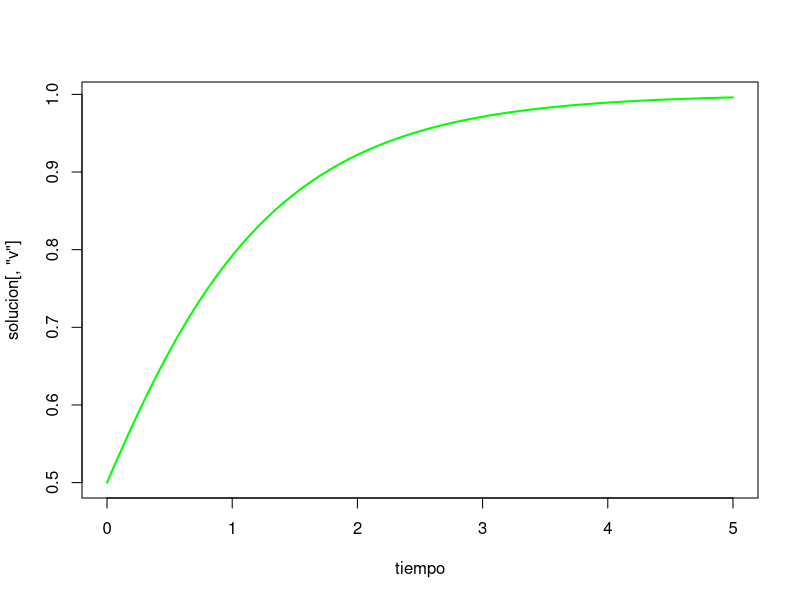
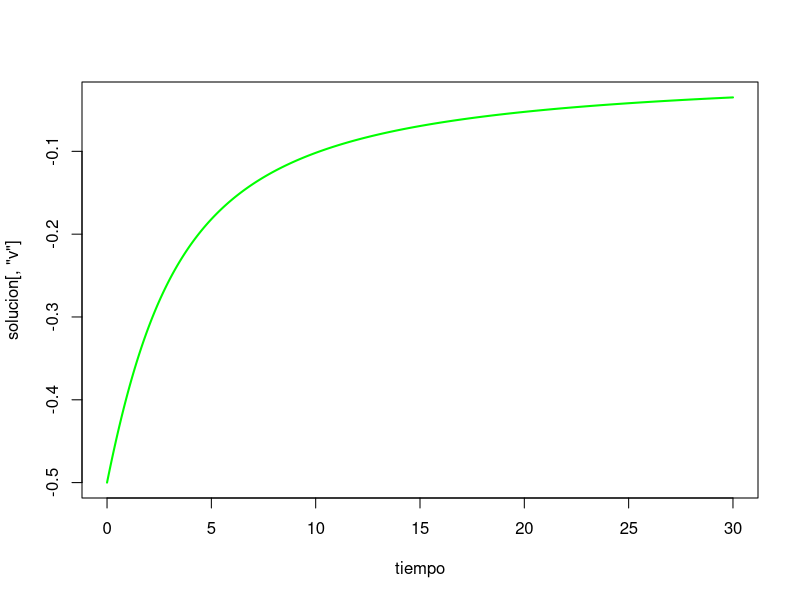
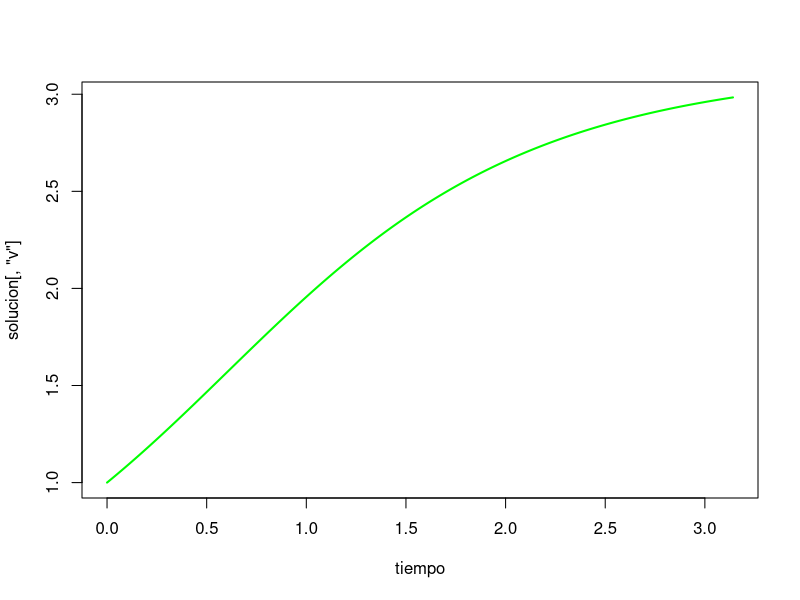

Write R code to recreate these figures, in order.
library(deSolve)
yini=c(v=0.5)#vector de condiciones iniciales
movimiento=function(t,y,parms){
  with(as.list(y),{
    dv=v*(1-v)*(2-v)
    list(c(dv))})}
tiempo=seq(0,5,0.001)
solucion=ode(y=yini,times=tiempo,func=movimiento,parms=NULL)
#plot(solucion)
plot(tiempo,solucion[,'v'],type='l',col='green',lwd='2')

library(deSolve)
yini=c(v=-0.5)#vector de condiciones iniciales
movimiento=function(t,y,parms){
  with(as.list(y),{
    dv=(v^2)*(1+v)
    list(c(dv))})}
tiempo=seq(0,30,0.01)
solucion=ode(y=yini,times=tiempo,func=movimiento,parms=NULL)
#plot(solucion)
plot(tiempo,solucion[,'v'],type='l',col='green',lwd='2')

library(deSolve)
yini=c(v=1)#vector de condiciones iniciales
movimiento=function(t,y,parms){
  with(as.list(y),{
    dv=sin(v)
    list(c(dv))})}
tiempo=seq(0,pi,0.001)
solucion=ode(y=yini,times=tiempo,func=movimiento,parms=NULL)
#plot(solucion)
plot(tiempo,solucion[,'v'],type='l',col='green',lwd='2')
